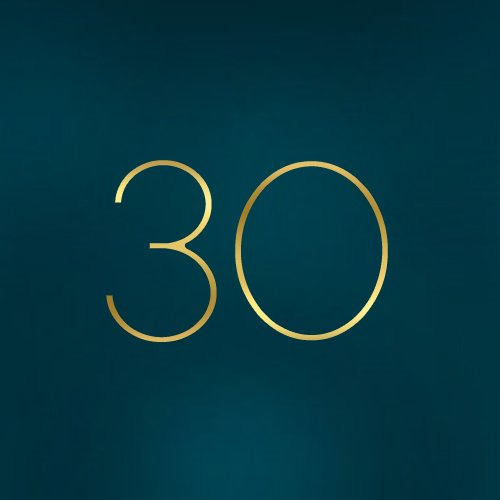
#> input picture python/convolve2d_fft/data/30.jpg, 500 x 500 px
$ jupyter execute convolution_fft.ipynb
#> lines starting #> are read from the running program, lines starting #| are printed output that depends on the picture
[cell 1]
import os
import cv2
import numpy as np
import matplotlib.pyplot as plt
import matplotlib as mpl
from scipy import fftpack
import scipy

current_path = os.getcwd()
img_path = os.path.join(current_path, "../data/30.jpg")
img = cv2.imread(img_path)
#> img is the input picture: shape (500, 500, 3); mean B, G, R 67.3, 56.1, 5.4
gray_img = cv2.cvtColor(img, cv2.COLOR_BGR2GRAY)
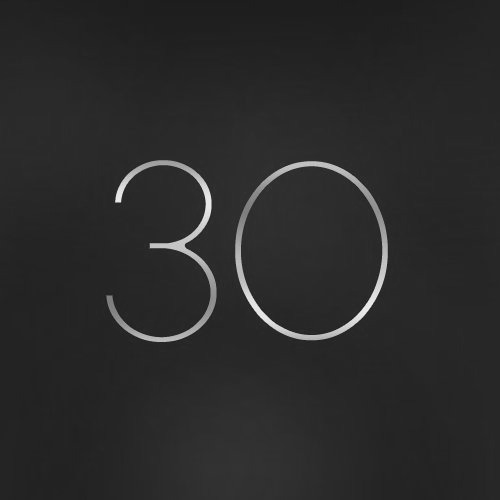
#> gray_img: shape (500, 500); min 21, max 248, mean 42.2

def plt_imshow(img):
    plt.imshow(cv2.cvtColor(img, cv2.COLOR_BGR2RGB))

plt_imshow(img)

[cell 2]
def create_gaussian_kernel(half_window_size=1, sig=1.):
    length = 2 * half_window_size + 1
    ax = np.linspace(-half_window_size, half_window_size, length)
    gauss = np.exp(-0.5 * np.square(ax) / np.square(sig))
    kernel = np.outer(gauss, gauss)

    return kernel / np.sum(kernel)

[cell 3]
gaussian = create_gaussian_kernel(3, 1.)

[cell 4]
def draw_gaussian_kernel(half_window_size=1, sig=1.):
#> called with half_window_size = 3, sig = 1
    length = 2 * half_window_size + 1
    x=np.linspace(-half_window_size,half_window_size, num=length)
    y=np.linspace(-half_window_size,half_window_size, num=length)
    x, y = np.meshgrid(x, y)
    z= create_gaussian_kernel(half_window_size, sig)

    fig = plt.figure()
    ax = fig.add_subplot(111, projection='3d')
    ax.plot_surface(x,y,z, cmap=mpl.cm.jet)
    plt.show()
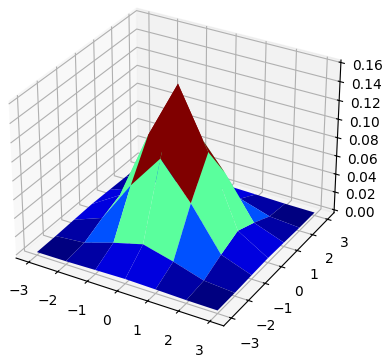
#> figure drawn by matplotlib, 1 panel

[cell 5]
draw_gaussian_kernel(3, 1.)

[cell 6]
filtered_opencv_gray = cv2.filter2D(gray_img.astype(np.float64),-1,gaussian,borderType=cv2.BORDER_CONSTANT)
plt.imshow(filtered_opencv_gray, cmap='gray')
print(filtered_opencv_gray)
#> (printed output is left out)

[cell 7]
import scipy.signal as signal

# https://docs.scipy.org/doc/scipy/reference/generated/scipy.signal.convolve2d.html
filtered_scipy_gray=signal.convolve2d(gray_img, gaussian, mode="same", boundary="fill", fillvalue=0)
plt.imshow(filtered_scipy_gray, cmap='gray')
print(filtered_scipy_gray)
#> (printed output is left out)

[cell 8]
img_height, img_width = img.shape[:2]
#> img_height = 500; img_width = 500
kernel_length = 2 * 3 + 1
W = img_width - kernel_length
#> W = 493
H = img_height - kernel_length
#> H = 493
start_row = W - W // 2
#> start_row = 247
start_col = H - H // 2
#> start_col = 247

[cell 9]
filtered_scipy_fft_gray=signal.fftconvolve(gray_img, gaussian, mode='same')
plt.imshow(filtered_scipy_gray, cmap='gray')
print(filtered_scipy_fft_gray)
#> (printed output is left out)

[cell 10]
s1 = gray_img.shape
#> s1 = (500, 500)
s2 = gaussian.shape
shape = list(np.add(s1, s2) - 1)
#> shape = [506, 506]

sp1 = fftpack.fft2(gray_img, shape)
sp2 = scipy.fft.fft2(gaussian, shape)

# sp2 can also be calculated as the following
gaussian_pad = np.zeros(shape, dtype=np.float64)
gaussian_pad[:7, :7] = gaussian
guassian_pad_ft = scipy.fft.fft2(gaussian_pad)

ret = fftpack.ifft2(sp1 * guassian_pad_ft, shape).real
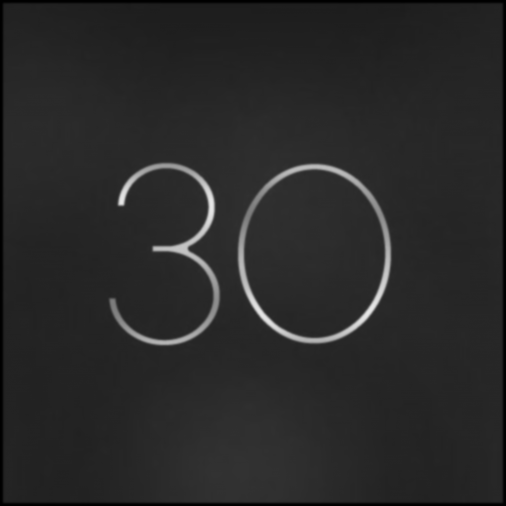
#> ret: shape (506, 506) float64; min 0.000629, max 231.2, mean 41.2

[cell 11]
def _centered(arr, newshape):
    # Return the center newshape portion of the array.
#> called with newshape = (500, 500)
    newshape = np.asarray(newshape)
#> newshape = [500, 500]
    currshape = np.array(arr.shape)
#> currshape = [506, 506]
    startind = (currshape - newshape) // 2
#> startind = [3, 3]
    endind = startind + newshape
    myslice = [slice(startind[k], endind[k]) for k in range(len(endind))]
    return arr[tuple(myslice)]


img2 = _centered(ret, s1)
plt.imshow(img2, cmap="gray")
print(img2)
#> (printed output is left out)
